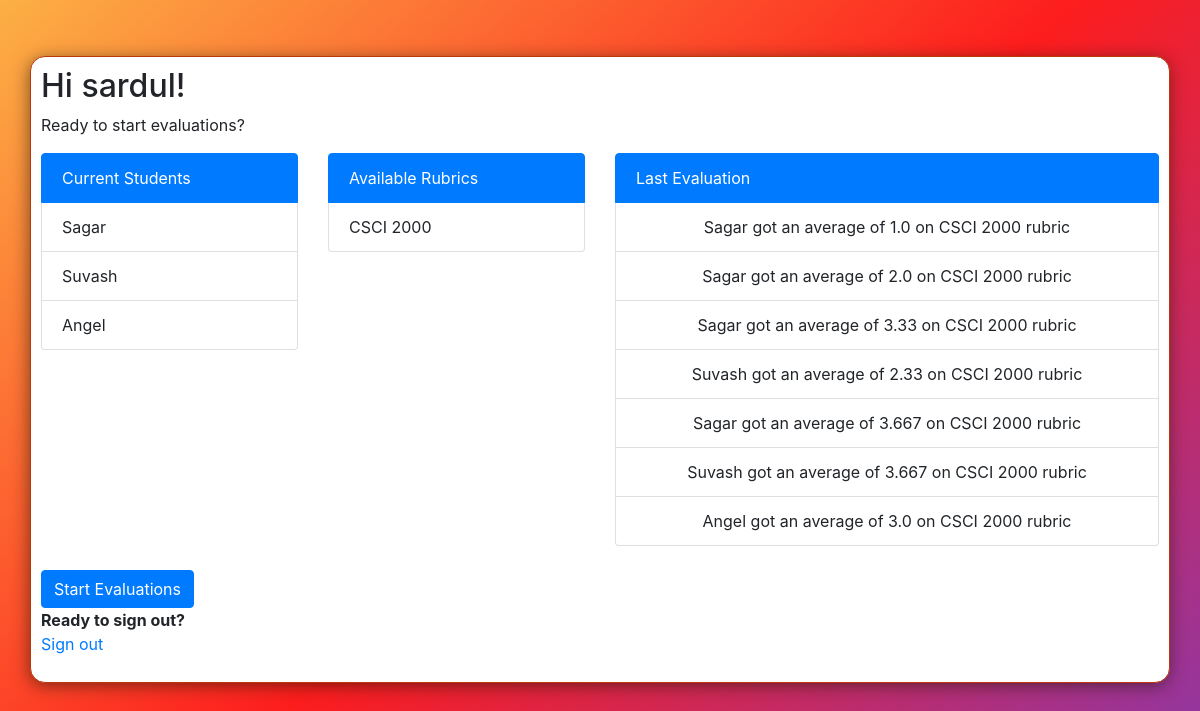
Page /home (signed in) on the earlier database version.
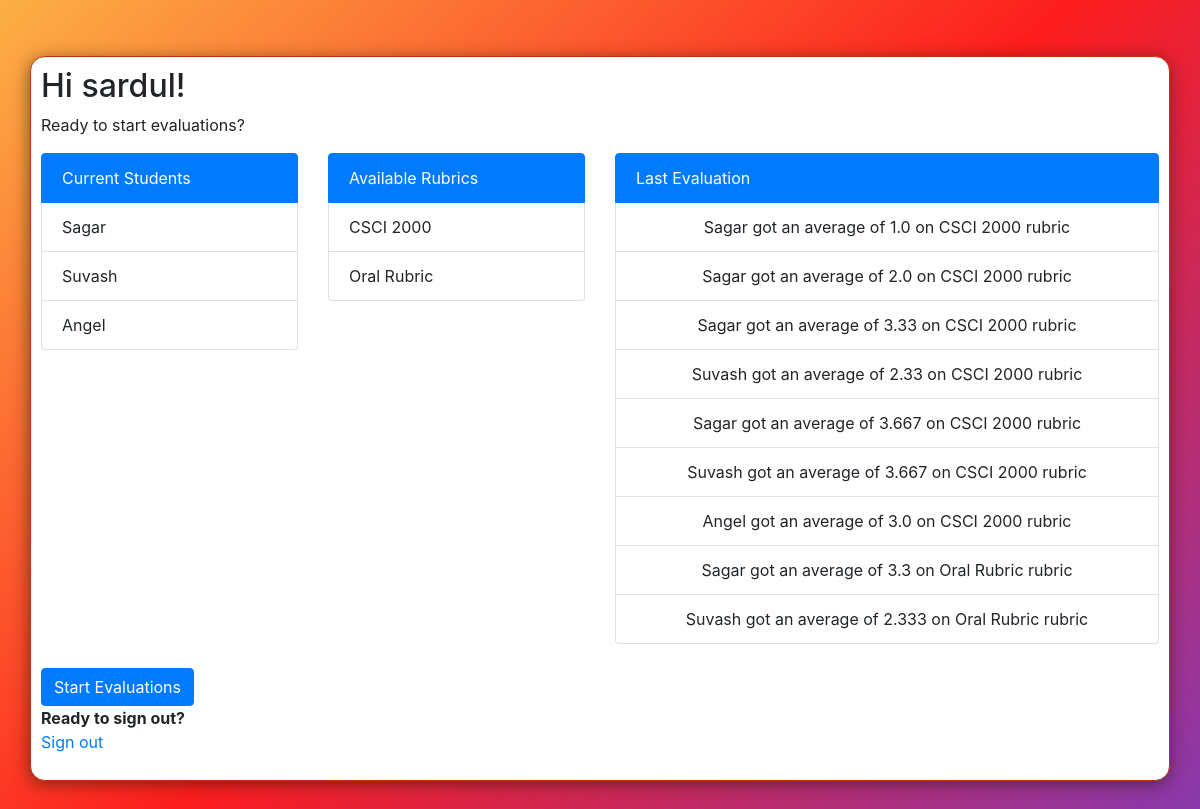
Same page on the later database version.
### main/models.py (models this page shows, shortened)
class Student(models.Model):
    name = models.CharField(max_length=200)
    classification = models.CharField(max_length=200)

class Rubric(models.Model):
    title = models.CharField(max_length=200, blank=True, null=True)
    created_by = models.CharField(max_length=200)
    assigned_to = models.ManyToManyField(Evaluator)
    category = models.ManyToManyField(Category)
    def __str__(self):
        return self.title

class evaluate_rubric(models.Model):
    rubric = models.CharField(max_length=200)
    grade_score = models.FloatField()
    student = models.CharField(max_length=200)

### main/views.py (the view)
# urls.py: path('home', views.evaluatorhome, name='evaluatorhome'),
def evaluatorhome(request):
    rubrics = Rubric.objects.all()
    students = Student.objects.all()
    evaluatons = evaluate_rubric.objects.all()
    context = {'rubrics':rubrics, 'students':students, 'evaluations':evaluatons}
    return render(request, 'main/evaluatorhome.html', context)

### main/templates/main/evaluatorhome.html
{% extends  'base.html' %}
{% load static %}
{% block body_block %}
<div class = "container" id = "main_content">
{% if user.is_authenticated %}
<h2> Hi {{ user.username }}!</h2>
<p>
    Ready to start evaluations?<br>
</p>
<div class = "row">
  <div class = "col col-lg-3">
    <ul class="list-group">
    <li class="list-group-item active">Current Students</li>
    {%for student in students%}
      <li class="list-group-item">{{student.name}}</li>
    {%endfor%}
    </ul>
  </div>
<br/>
  <div class = "col col-lg-3">
    <ul class="list-group">
    <li class="list-group-item active">Available Rubrics</li>
    {%for rubric in rubrics%}
      <li class="list-group-item">{{rubric}}</li>
    {%endfor%}
    </ul>
  </div>
  <div class = "col col-lg-6">
    <ul class="list-group">
    <li class="list-group-item active">Last Evaluation</li>
    {%for evaluation in evaluations%}
      <p class = "text-center list-group-item">{{evaluation.student}} got an average of {{evaluation.grade_score}} on {{evaluation.rubric}} rubric</p>
    {%endfor%}
    </ul>
  </div>
</div>
<br/>
<div>
  <form action = "{%url 'main:grade'%}">
    <input type = "submit" class = "btn btn-primary" value = "Start Evaluations">  </input>
  </form>
</div>
<b>Ready to sign out?</b>
<p><a href="{% url 'logout' %}">Sign out</a></p>
{% else %}
  <p>You can't view this page</p>
{% endif %}
</div>
{%endblock%}

Differences in the rows shown:
added Rubric: title "Oral Rubric"
added evaluate_rubric: student "Sagar", grade_score "3.3", rubric "Oral Rubric"
added evaluate_rubric: student "Suvash", grade_score "2.333", rubric "Oral Rubric"
